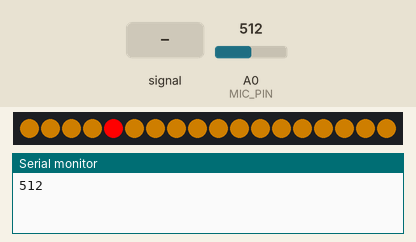
This sketch was run on a simulated Arduino Uno, built with avr-gcc and run on an emulated ATmega328P. Shown: 18 RGB LEDs in strip order, left to right, the last lines printed to the serial monitor. The inputs (shaded band) are chosen by the test bench; at power-on: A0 (MIC_PIN) = 512. Dim RGB values are drawn brighter than linear; random numbers use the default seed unless the sketch sets one.

Above: at 0.45 s.
1.3 s: A0 (MIC_PIN) fed a 1000 Hz sine of ±255 counts around its level
At 1.47 s:
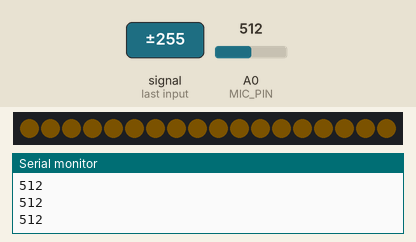
3.7 s: A0 (MIC_PIN) set to 900
At 5.5 s:
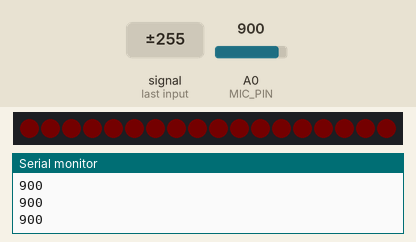
5.8 s: A0 (MIC_PIN) fed a 200 Hz sine of ±81 counts around its level
At 7.14 s:
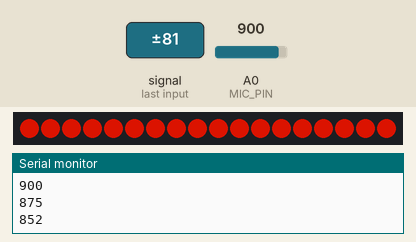
7.3 s: A0 (MIC_PIN) set to 1023
At 8.6 s:
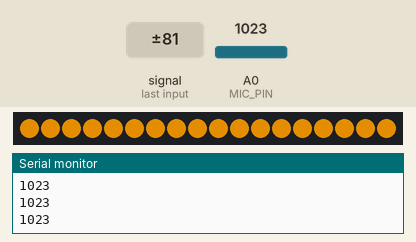
9.3 s: A0 (MIC_PIN) set to 716
11.1 s: A0 (MIC_PIN) fed a 50 Hz sine of ±306 counts around its level
At 11.57 s:
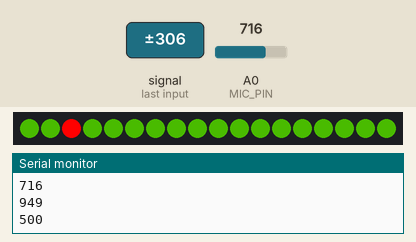
Timing chart, 0 to 14.1 s (numbered marks = the images above; inputs shaded):
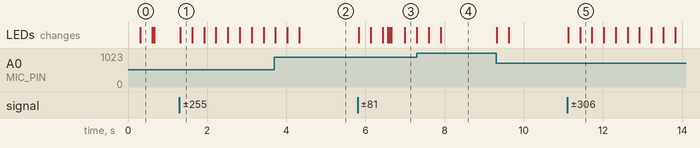

Measured:
- after the input at 1.3 s, the LEDs: change at once (image 1)
- after the input at 5.8 s, the LEDs: first change at once (image 3 shows a later state)
- after the input at 11.1 s, the LEDs: first change at once (image 5 shows a later state)

The sketch:

LEDVisualisation.ino
```cpp
/*
 * @audioVisulizer.ino
 * @author F.Z, A.Z, N.Z, S.Z
 * @brief Sound visualisation on LED strip (WS2812B)
 * @version 1.0
 * @date 2022-05-27
 *
 */

#include "FastLED.h"

#define LED_PIN 12
#define COLOR_ORDER GRB
#define LED_TYPE WS2812B
#define NUM_LEDS 18
#define MAXSTEPS 16
#define MIC_PIN  A0
#define DC_OFFSET 0
#define NSAMPLES 64

struct CRGB leds[NUM_LEDS];

int maxBright = 255;

unsigned int arraySample[NSAMPLES];
unsigned long sumSample = 0, oldTime = 0, newTime = 0;
unsigned int avgSample = 0, sample = 0;
int countSample = 0;

uint8_t colour, myFade = 255, backgroundColor = 0;
int center = 0, step = -1;
int peaksPerSec = 0, peakCount = 0;

void setup() {
  pinMode(12, OUTPUT);

  Serial.begin(57600);

  LEDS.addLeds<LED_TYPE, LED_PIN, COLOR_ORDER>(leds, NUM_LEDS);        //Declaration of diod model WS2812B

  FastLED.setBrightness(maxBright);
}

void loop() {
  EVERY_N_MILLISECONDS(250) {
    Serial.println(analogRead(MIC_PIN));                               //Data from microphone colected by serial port
  }                                                                    //Values will be different depending on potentiometer

  EVERY_N_MILLISECONDS(1000) {
    peaksPerSec = peakCount;                                           //Counting peaks per sec
    peakCount = 0;                                                     //Reset counter
  }

  soundReact();

  EVERY_N_MILLISECONDS(20) {
   fade();
  }
   show_at_max_brightness_for_power();
   FastLED.show();
}


void soundReact() {
  newTime = millis();
  int microRead = analogRead(MIC_PIN);
  map(microRead, 0, 45, 512, 1024);                                    //Mapping value from microphone [0,45] - [512,1024]
  sample = abs(microRead);

  sumSample = sumSample + sample - arraySample[countSample];           //Add new sample, delete last from array
  avgSample = sumSample/NSAMPLES;                                      //Computing of the average
  arraySample[countSample] = sample;                                   //Update of last sample
  countSample = (countSample + 1) % NSAMPLES;                          //Counter

  if (newTime > (oldTime + 200))
    digitalWrite(12, LOW);                                             //Turn off diod after last high state

  if ((sample > (avgSample + 40)) && (newTime > (oldTime + 60))) {     //Check next value
    step = -1;
    peakCount++;
    digitalWrite(12, HIGH);
    oldTime = newTime;
  }
}


void fade() {
  for (int i = 0; i < NUM_LEDS; i++)
      leds[i] = CHSV(backgroundColor, 255, avgSample * 2);              //Init background color from CHSV color plate

  switch (step) {
    case -1:                                                            //Init
      center = random(NUM_LEDS);
      colour = (peaksPerSec * 10) % 255;                                //Higher state = higher color valur
      step = 0;
      backgroundColor = backgroundColor + 8;
      break;
    case 0:                                                             //First diod faded
      leds[center] = CHSV(colour, 255, 255);
      step++;
      break;
    case MAXSTEPS:                                                      //End of fade
      break;
    default:                                                            //Middle of fade
      leds[(center + step + NUM_LEDS) % NUM_LEDS] += CHSV(colour, 255, myFade/step * 2);
      leds[(center - step + NUM_LEDS) % NUM_LEDS] += CHSV(colour, 255, myFade/step * 2);
      step++;
      break;
  }
}
```
